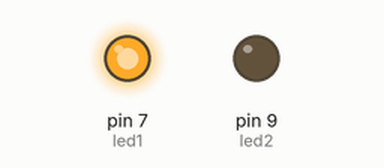
This sketch was run on a simulated Arduino Uno, built with avr-gcc and run on an emulated ATmega328P. On the bench: output pins drawn as LEDs (lit = HIGH).

Above: at 1.0 s.
At 5.0 s:
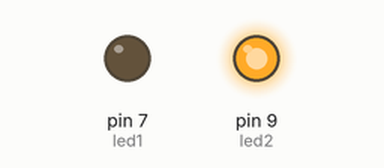
At 7.0 s:
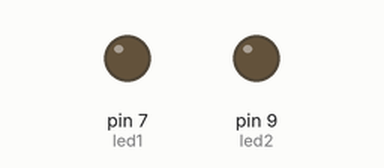
Timing chart, 0 to 10.4 s (numbered marks = the images above):
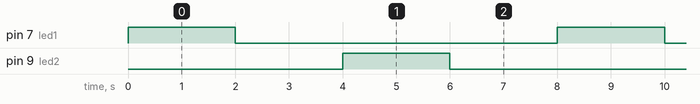

The sketch:

led_kelip.ino
```cpp
#define led1 7
#define led2 9
void setup() {
  // put your setup code here, to run once:
  pinMode(led1,OUTPUT);
  pinMode(led2,OUTPUT);

}

void loop() {
  // put your main code here, to run repeatedly:

  digitalWrite(led1,HIGH);
  delay(2000);
   digitalWrite(led1,LOW);
  delay(2000);

   digitalWrite(led2,HIGH);
  delay(2000);
  digitalWrite(led2,LOW);
  delay(2000);
}
```

Measured:
- by itself, pin 7 (led1), pin 9 (led2): alternates HIGH for 2.0 s and LOW for 6.0 s
- by itself, everything shown: repeats every 8.0 s, in 4 steps
